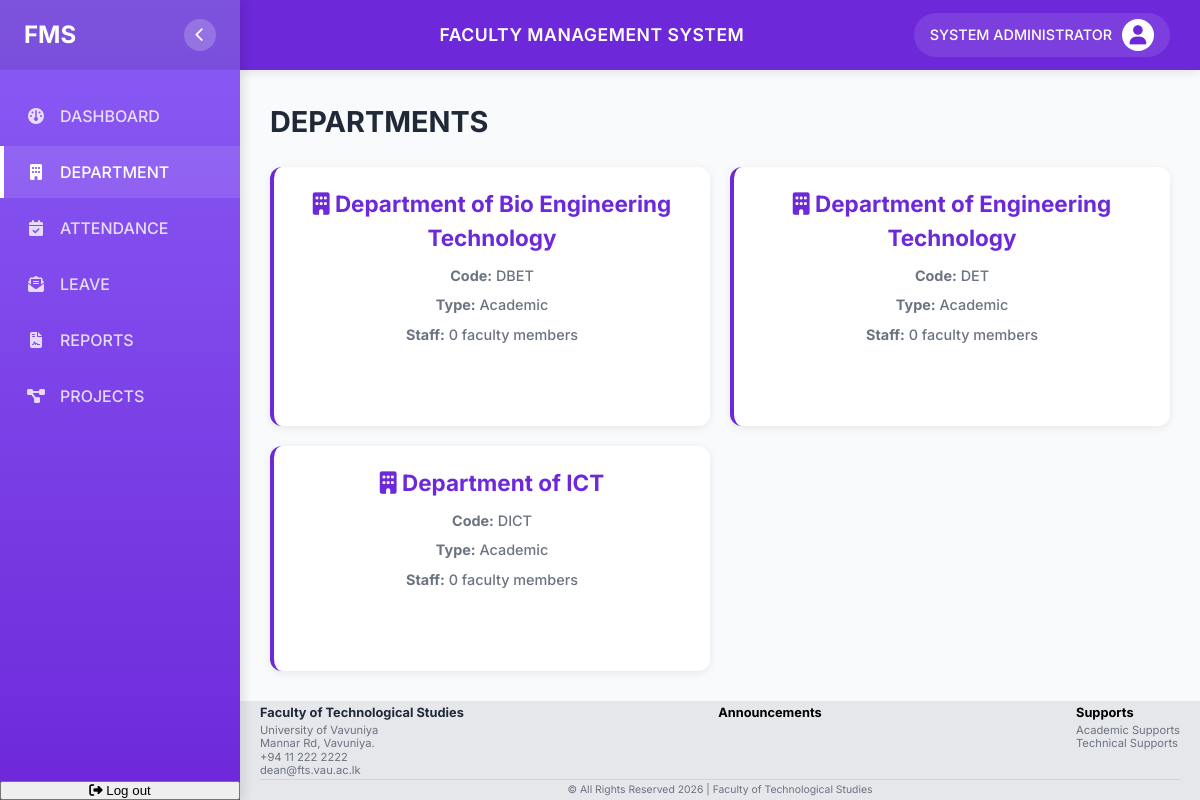
Screenshot of /department.php (signed in) with the database file from the repository.
### tables this page shows
CREATE TABLE departments (
    id INT PRIMARY KEY AUTO_INCREMENT,
    name VARCHAR(100) NOT NULL,
    code VARCHAR(20) UNIQUE,
    type ENUM('Academic', 'Non-Academic', 'Student') DEFAULT 'Academic',
    head_id INT,
    description TEXT,
    created_at TIMESTAMP DEFAULT CURRENT_TIMESTAMP,
    FOREIGN KEY (head_id) REFERENCES faculty(id)
);

### department.php (the view, shortened to what this page needs)
<?php
require 'includes/db_config.php';
$query = "SELECT d.*,
          (SELECT COUNT(*) FROM faculty WHERE department = d.name AND status = 'Active') as faculty_count
          FROM departments d
          ORDER BY d.name";
$result = mysqli_query($conn, $query);
$departments = array();
while($row = mysqli_fetch_assoc($result)) {
    $departments[] = $row;
}
?>
<!DOCTYPE html>
<html lang="en">
<head>
    <link rel="stylesheet" href="style.css">
    <link rel="stylesheet" href="https://cdnjs.cloudflare.com/ajax/libs/font-awesome/6.4.0/css/all.min.css">
</head>
<body>
    <?php include 'includes/sidebar.php'; ?>
    <div class="main-content">
        <?php include 'includes/header.php'; ?>
        <div class="dashboard-container">
            <h1 class="page-title">DEPARTMENTS</h1>
            <div class="dept-grid">
                <?php foreach($departments as $dept): ?>
                    <div class="dept-card">
                        <h3><i class="fas fa-building"></i> <?php echo $dept['name']; ?></h3>
                        <p class="dept-info"><strong>Code:</strong> <?php echo $dept['code']; ?></p>
                        <p class="dept-info"><strong>Type:</strong> <?php echo $dept['type']; ?></p>
                        <p class="dept-info"><strong>Staff:</strong> <?php echo $dept['faculty_count']; ?> faculty members</p>
                        <a href="department_details.php?id=<?php echo $dept['id']; ?>" class="btn">
                            <i class="fas fa-arrow-right"></i> View Details
                        </a>
                    </div>
                <?php endforeach; ?>
            </div>
        </div>
        <?php include 'includes/footer.php'; ?>
    </div>
</body>
</html>

### includes/sidebar.php (shortened to what this page needs)
<aside class="sidebar">
    <div class="sidebar-header">
        <a href="dashboard.php" class="brand">
            <span>FMS</span>
        </a>
        <div class="back-btn">
            <i class="fa-solid fa-chevron-left"></i>
        </div>
    </div>
    <ul class="sidebar-menu">
        <li>
            <a href="dashboard.php" id="nav-dashboard">
                <i class="fa-solid fa-gauge"></i>
                <span>DASHBOARD</span>
            </a>
        </li>
        <li>
            <a href="department.php" id="nav-department">
                <i class="fa-solid fa-building"></i>
                <span>DEPARTMENT</span>
            </a>
        </li>
        <li>
            <a href="attendance.php" id="nav-attendance">
                <i class="fa-solid fa-calendar-check"></i>
                <span>ATTENDANCE</span>
            </a>
        </li>
        <li>
            <a href="leave.php" id="nav-leave">
                <i class="fa-solid fa-envelope-open-text"></i>
                <span>LEAVE</span>
            </a>
        </li>
        <li>
            <a href="reports.php" id="nav-reports">
                <i class="fa-solid fa-file-contract"></i>
                <span>REPORTS</span>
            </a>
        </li>
        <li>
            <a href="projects.php" id="nav-projects">
                <i class="fa-solid fa-project-diagram"></i>
                <span>PROJECTS</span>
            </a>
        </li>
    </ul>
    <button type="button" id="logout-btn" class="btn-block">
        <i class="fas fa-sign-out-alt"></i> Log out
    </button>
</aside>

### includes/header.php (shortened to what this page needs)
<?php
$user_name = $_SESSION['full_name'] ?? $_SESSION['username'];
?>
<header class="top-header">
    <div class="header-title">
        <span class="full-title">FACULTY MANAGEMENT SYSTEM</span>
    </div>
    <div class="header-actions">
        <div class="user-profile" onclick="window.location.href='profile.php'" style="cursor: pointer;">
            <span class="user-name"><?php echo strtoupper($user_name); ?></span>
            <div class="user-avatar">
                <i class="fa-solid fa-user"></i>
            </div>
        </div>
    </div>
</header>

### includes/footer.php
<footer class="main-footer">
    <div class="footer-content">
        <div class="footer-section">
            <h4>Faculty of Technological Studies</h4>
            <p>University of Vavuniya</p>
            <p>Mannar Rd, Vavuniya.</p>
            <p>+94 11 222 2222</p>
            <p><a href="mailto:dean@fts.vau.ac.lk">dean@fts.vau.ac.lk</a></p>
        </div>
        <div class="footer-section">
            <h4 style="color: black;">Announcements</h4>
        </div>
        <div class="footer-section">
            <h4 style="color: black;">Supports</h4>
            <p>Academic Supports</p>
            <p>Technical Supports</p>
        </div>
    </div>
    <div class="footer-bottom">
        &copy; All Rights Reserved 2026 | Faculty of Technological Studies
    </div>
</footer>

### style.css (style rules this page uses)
:root { --primary-color: #6D28D9; --secondary-color: #8B5CF6; --accent-color: #C4B5FD; --bg-color: #F9FAFB; --card-bg-color: #FFFFFF; --text-primary: #1F2937; --text-secondary: #6B7280; --border-color: #E5E7EB; --status-success: #16A34A; --status-warning: #F59E0B; --status-error: #DC2626; --status-info: #8B5CF6; --sidebar-width: 260px; --header-height: 70px; --border-radius: 12px; --transition-speed: 0.3s; }
* { margin: 0; padding: 0; box-sizing: border-box; }
body { font-family: 'Inter', sans-serif; background-color: var(--bg-color); color: var(--text-primary); line-height: 1.5; height: 100vh; display: flex; overflow: hidden; position: relative; }
a { text-decoration: none; color: inherit; }
ul { list-style: none; }
.sidebar { width: var(--sidebar-width); background-color: var(--secondary-color); background: linear-gradient(180deg, var(--secondary-color) 0%, var(--primary-color) 100%); color: white; display: flex; flex-direction: column; padding: 0; transition: var(--transition-speed); box-shadow: 4px 0 10px rgba(0, 0, 0, 0.1); z-index: 1000; }
.sidebar-header { height: var(--header-height); display: flex; align-items: center; padding: 0 24px; font-weight: 700; font-size: 1.5rem; background-color: rgba(0, 0, 0, 0.1); }
.sidebar-header .brand { display: flex; align-items: center; gap: 12px; }
.sidebar-header .back-btn { margin-left: auto; cursor: pointer; background: rgba(255, 255, 255, 0.2); border-radius: 50%; width: 32px; height: 32px; display: flex; align-items: center; justify-content: center; font-size: 0.9rem; }
.sidebar-menu { padding: 20px 0; flex: 1; overflow-y: auto; }
.sidebar-menu li { margin-bottom: 4px; }
.sidebar-menu a { display: flex; align-items: center; padding: 14px 24px; color: rgba(255, 255, 255, 0.8); transition: var(--transition-speed); font-weight: 500; gap: 12px; }
.sidebar-menu a:hover, .sidebar-menu a.active { background-color: rgba(255, 255, 255, 0.1); color: #fff; border-left: 4px solid #fff; padding-left: 20px; }
.sidebar-menu i { width: 24px; text-align: center; }
.main-content { flex: 1; display: flex; flex-direction: column; overflow: hidden; position: relative; }
.top-header { height: var(--header-height); background-color: var(--primary-color); color: white; display: flex; align-items: center; justify-content: space-between; padding: 0 30px; box-shadow: 0 2px 10px rgba(0, 0, 0, 0.1); z-index: 900; }
.header-title { text-transform: uppercase; font-size: 1.1rem; font-weight: 600; letter-spacing: 0.5px; margin: 0 auto; }
.header-actions { display: flex; align-items: center; gap: 20px; }
.user-profile { display: flex; align-items: center; gap: 10px; cursor: pointer; background: rgba(255, 255, 255, 0.1); padding: 6px 16px; border-radius: 50px; transition: var(--transition-speed); }
.user-avatar { width: 32px; height: 32px; background-color: #fff; color: var(--primary-color); border-radius: 50%; display: flex; align-items: center; justify-content: center; font-size: 1.2rem; }
.user-name { font-weight: 500; font-size: 0.9rem; }
.dashboard-container { padding: 30px; overflow-y: auto; flex: 1; background-color: var(--bg-color); }
.page-title { font-size: 1.8rem; font-weight: 700; color: var(--text-primary); margin-bottom: 24px; }
.btn { padding: 8px 24px; border-radius: 20px; font-weight: 600; font-size: 0.9rem; cursor: pointer; border: none; transition: 0.2s; }
.main-footer { background-color: #E5E7EB; padding: 2px 20px; margin-top: auto; font-size: 0.7rem; color: var(--text-primary); }
.footer-content { display: flex; justify-content: space-between; flex-wrap: wrap; gap: 10px; padding-bottom: 2px; border-bottom: 1px solid #D1D5DB; }
.footer-section h4 { font-weight: 700; margin-bottom: 2px; color: var(--text-primary); font-size: 0.8rem; }
.footer-section p, .footer-section a { color: var(--text-secondary); margin-bottom: 1px; display: block; line-height: 1.1; }
.footer-bottom { text-align: center; padding-top: 2px; color: var(--text-secondary); font-size: 0.65rem; }
@media (max-width: 1200px) { :root { --sidebar-width: 240px; } }
.dept-card { background-color: #7C3AED; color: white; padding: 30px; border-radius: 16px; text-align: center; font-size: 1.2rem; font-weight: 500; cursor: pointer; box-shadow: 0 4px 6px rgba(0, 0, 0, 0.1); transition: transform 0.2s, background-color 0.2s; background: linear-gradient(90deg, #6D28D9 0%, #8B5CF6 100%); }

### rows the page displays
departments: name "Department of Bio Engineering Technology", code "DBET", type "Academic", faculty_count "0"
departments: name "Department of Engineering Technology", code "DET", type "Academic", faculty_count "0"
departments: name "Department of ICT", code "DICT", type "Academic", faculty_count "0"

### other values shown
$user_name "SYSTEM ADMINISTRATOR"
